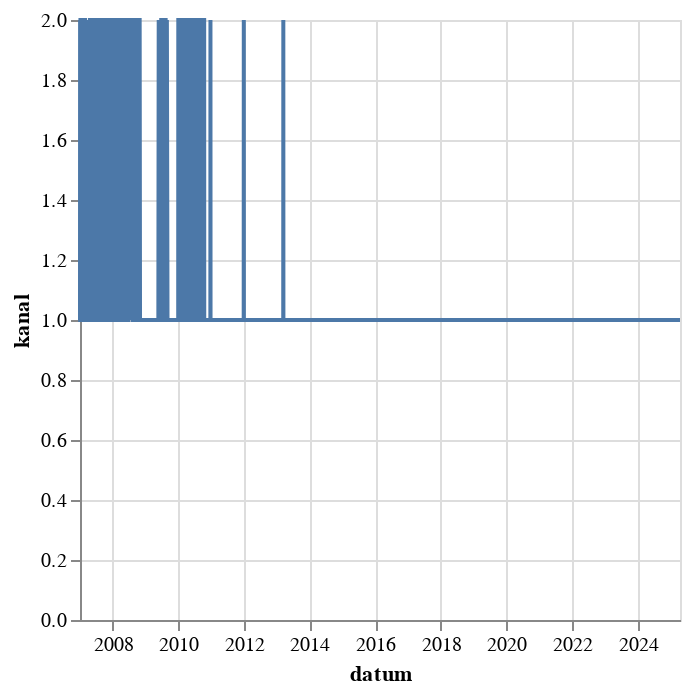

Notebook code cell kept with this figure:
### Code cell
alt.Chart(
    df.filter(pl.col("nazev").str.contains("Simpsonovi")).sort(by="datum").group_by_dynamic(index_column="datum", every="1d").agg(pl.col("kanal").unique().len()).to_pandas()
).mark_line().encode(
    alt.X("datum:T"),
    alt.Y("kanal:Q")
)

### Figure 1 — Vega-Lite specification as saved in the notebook (floating-point values rounded to 4 significant figures; data arrays with more than 128 entries replaced by an {"elided": "..."} marker saying what was removed)
{"config": {"view": {"continuousWidth": 300, "continuousHeight": 300}}, "data": {"name": "data-e8807097960fcf336969a33959ac5458"}, "mark": {"type": "line"}, "encoding": {"x": {"field": "datum", "type": "temporal"}, "y": {"field": "kanal", "type": "quantitative"}}, "$schema": "https://vega.github.io/schema/vega-lite/v5.8.0.json", "datasets": {"data-e8807097960fcf336969a33959ac5458": {"elided": "6273 records"}}}
